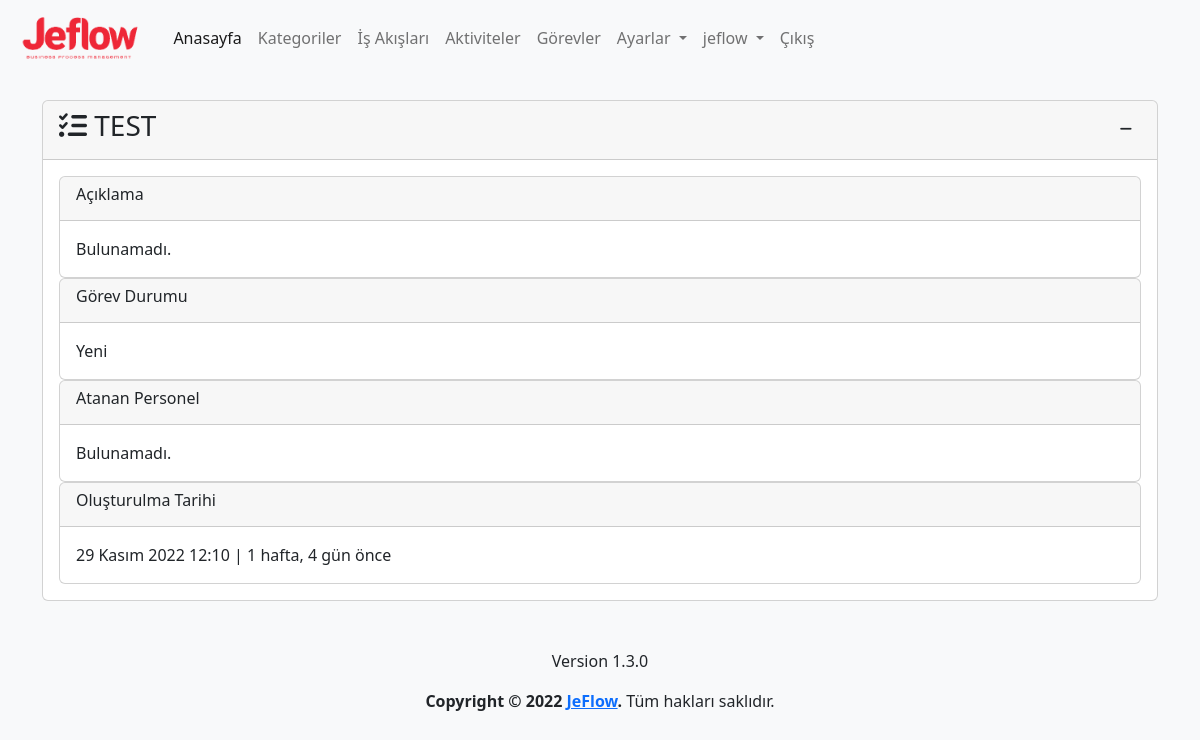
Before: /task/10/detail (signed in) with the older database file.
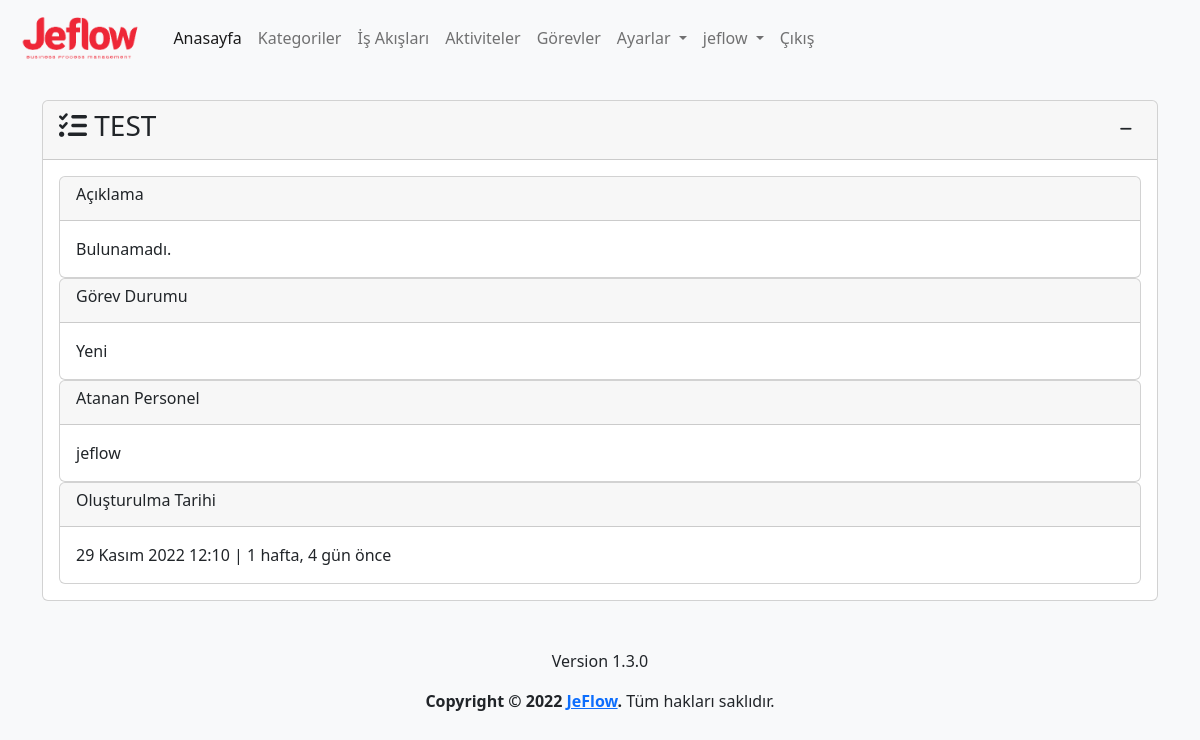
After: the same page with the newer database file.
### app/models.py (models this page shows, shortened)
class Task(models.Model):
    process=models.ForeignKey(Process,on_delete=models.CASCADE,verbose_name='İş Adı')
    name=models.CharField(max_length=500,verbose_name='Görev Adı')
    description=models.TextField(verbose_name='Görev Açıklaması', blank=True, null=True)
    state=models.ForeignKey(State, on_delete=models.SET_NULL,verbose_name='Durum', blank=True, null=True)
    assigned_user=models.ForeignKey(User,on_delete=models.SET_NULL,related_name='assigned_user',verbose_name='Atanan Personel', blank=True, null=True)
    file=models.FileField(upload_to='task_files/%Y/%m/%d/', verbose_name='Dosya', blank=True, null=True)
    created_date=models.DateTimeField(auto_now_add=True, verbose_name='Oluşturulma Tarihi')
    user=models.ForeignKey(User,on_delete=models.CASCADE,verbose_name='Kullanıcı', blank=True, null=True)
    class Meta:
        verbose_name='Görev'
        verbose_name_plural='Görevler'

class State(models.Model):
    name=models.CharField(max_length=100,verbose_name='Durum')
    description=models.TextField(verbose_name='Açıklama', blank=True, null=True)
    color=ColorField(default='#FFFFFF',verbose_name='Renk')
    created_date=models.DateTimeField(auto_now_add=True, verbose_name='Oluşturulma Tarihi', blank=True, null=True)
    user=models.ForeignKey(User,on_delete=models.PROTECT,verbose_name='Kullanıcı', blank=True, null=True)
    class Meta:
        verbose_name='Durum'
        verbose_name_plural='Durumlar'

### app/views.py (the view)
# urls.py: path('task/<int:task_id>/detail', views.task_detail, name='task_detail'),
@login_required(login_url='/user/login/')
def task_detail(request,task_id):
    task=get_object_or_404(Task,pk=task_id)
    context={
        'task':task,
    }
    return render(request,'app/task_detail.html',context)

### templates/app/task_detail.html (shortened to what this page needs)
{% extends 'layout.html' %}
{% load humanize %}
{% block content %}
{% load crispy_forms_tags %}
<div class="row mt-3">
    <div class="col-md-12">
        <div class="card">
            <div class="card-header">
                <h3 class="card-title">
                    <i class="fa-solid fa-list-check"></i>
                    {{ task.name }}
                    <div class="float-end">
                        <button class="btn btn-sm" type="button" data-bs-toggle="collapse"
                            data-bs-target="#collapseTask" aria-expanded="false" aria-controls="collapseTask">
                            <i class="fa-solid fa-minus"></i>
                        </button>
                    </div>
                </h3>
            </div>
            <div class="collapse show" id="collapseTask">
                <div class="card-body">
                    <div class="card">
                        <div class="card-header">
                            <h6 class="card-title">Açıklama</h6>
                        </div>
                        <div class="card-body">
                            {% if task.description %}
                            {{ task.description | safe }}
                            {% else %}
                            Bulunamadı.
                            {% endif %}
                        </div>
                    </div>
                    <div class="card">
                        <div class="card-header">
                            <h6 class="card-title">Görev Durumu</h6>
                        </div>
                        <div class="card-body">
                            {{ task.state.name }}
                        </div>
                    </div>
                    <div class="card">
                        <div class="card-header">
                            <h6 class="card-title">Atanan Personel</h6>
                        </div>
                        <div class="card-body">
                            {% if task.assigned_user %}
                            {{ task.assigned_user.username }}
                            {% else %}
                            Bulunamadı.
                            {% endif %}
                        </div>
                    </div>
                    <div class="card">
                        <div class="card-header">
                            <h6 class="card-title">Oluşturulma Tarihi</h6>
                        </div>
                        <div class="card-body">
                            {{ task.created_date }} | {{ task.created_date | timesince}} önce
                        </div>
                    </div>
                </div>
            </div>
        </div>
    </div>
</div>
{% endblock %}

Changed rows visible on the page:
changed Task "TEST": assigned_user.username (not shown) → "jeflow"
Other visible differences:
text no longer shown: "Bulunamadı."
